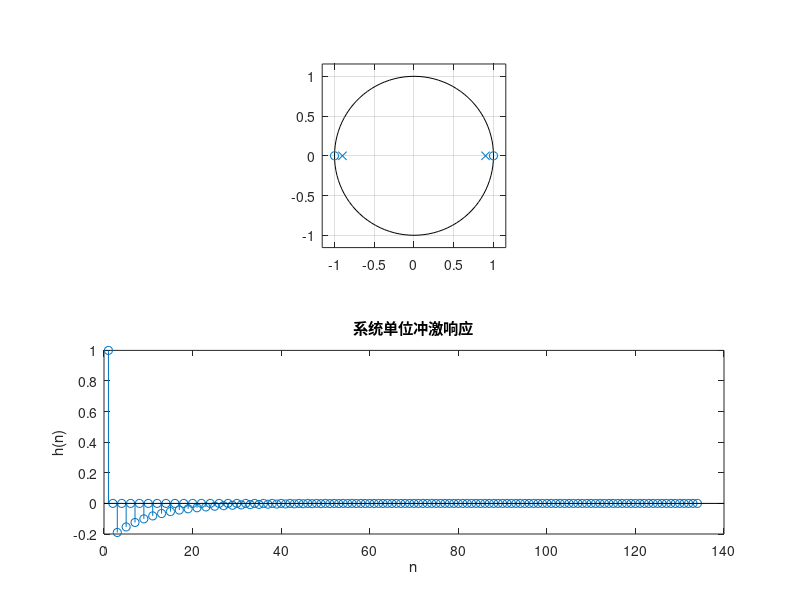
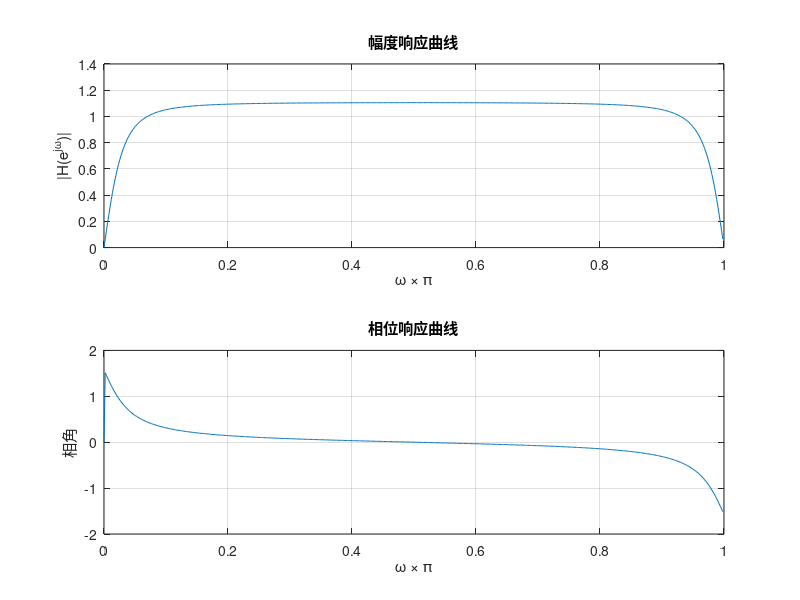

These figures' MATLAB source, in order:
clear all; close all; clc;
b=[1,0,-1];a=[1,0,-0.81];
figure(1);subplot(2,1,1);zplane(b,a);
h=impz(b,a);
subplot(2,1,2);stem(h);
title('系统单位冲激响应');
xlabel('n') ; ylabel('h(n)');
[H, W]= freqz(b,a);
figure(2);subplot(2,1,1);
plot(W/pi,abs(H));
title('幅度响应曲线');grid on;
xlabel('\omega x \pi'); ylabel('|H(e^j^\omega)|');
subplot(2,1,2);
plot(W/pi,angle(H));
title('相位响应曲线');
xlabel('\omega x\pi');ylabel('相角');grid on;

clear all; close all; clc; % 清空所有变量，关闭所有图形窗口，清空命令行窗口

% 定义滤波器系数
b = [1, 0, -1]; % 分子系数
a = [1, 0, -0.81]; % 分母系数

% 绘制零极点图
figure(1); % 创建第一个图形窗口
subplot(2,1,1); % 创建 2x1 子图的第一个子图
zplane(b, a); % 绘制零极点图

% 计算并绘制单位冲激响应
h = impz(b, a); % 计算单位冲激响应
subplot(2,1,2); % 创建 2x1 子图的第二个子图
stem(h); % 绘制单位冲激响应
title('系统单位冲激响应'); % 设置子图标题
xlabel('n'); % 设置 x 轴标签
ylabel('h(n)'); % 设置 y 轴标签

% 计算频率响应
[H, W] = freqz(b, a); % 计算频率响应 H 和对应的频率 W

% 绘制幅度响应曲线
figure(2); % 创建第二个图形窗口
subplot(2,1,1); % 创建 2x1 子图的第一个子图
plot(W/pi, abs(H)); % 绘制幅度响应曲线
title('幅度响应曲线'); % 设置子图标题
grid on; % 显示网格线
xlabel('\omega \times \pi'); % 设置 x 轴标签
ylabel('|H(e^{j\omega})|'); % 设置 y 轴标签

% 绘制相位响应曲线
subplot(2,1,2); % 创建 2x1 子图的第二个子图
plot(W/pi, angle(H)); % 绘制相位响应曲线
title('相位响应曲线'); % 设置子图标题
xlabel('\omega \times \pi'); % 设置 x 轴标签
ylabel('相角'); % 设置 y 轴标签
grid on; % 显示网格线
